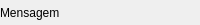
     <widget class="QFrame" name="bottomFrame">
      <property name="minimumSize">
       <size>
        <width>0</width>
        <height>25</height>
       </size>
      </property>
      <property name="maximumSize">
       <size>
        <width>16777215</width>
        <height>25</height>
       </size>
      </property>
      <property name="autoFillBackground">
       <bool>false</bool>
      </property>
      <property name="styleSheet">
       <string notr="true"/>
      </property>
      <property name="frameShape">
       <enum>QFrame::NoFrame</enum>
      </property>
      <property name="frameShadow">
       <enum>QFrame::Plain</enum>
      </property>
      <property name="lineWidth">
       <number>0</number>
      </property>
      <layout class="QHBoxLayout" name="horizontalLayout_6">
       <property name="spacing">
        <number>0</number>
       </property>
       <property name="leftMargin">
        <number>0</number>
       </property>
       <property name="topMargin">
        <number>0</number>
       </property>
       <property name="rightMargin">
        <number>0</number>
       </property>
       <property name="bottomMargin">
        <number>0</number>
       </property>
       <item>
        <widget class="QLabel" name="labelInfoMessage">
         <property name="text">
          <string>Mensagem</string>
         </property>
        </widget>
       </item>
       <item>
        <widget class="QLabel" name="labelSystemInManual_2">
         <property name="minimumSize">
          <size>
           <width>23</width>
           <height>23</height>
          </size>
         </property>
         <property name="maximumSize">
          <size>
           <width>23</width>
           <height>23</height>
          </size>
         </property>
         <property name="text">
          <string/>
         </property>
         <property name="pixmap">
          <pixmap resource="rsc.qrc">:/imagens/icons/hand_selected.png</pixmap>
         </property>
         <property name="scaledContents">
          <bool>true</bool>
         </property>
        </widget>
       </item>
       <item>
        <widget class="QLabel" name="labelSystemInAuto_2">
         <property name="minimumSize">
          <size>
           <width>23</width>
           <height>23</height>
          </size>
         </property>
         <property name="maximumSize">
          <size>
           <width>23</width>
           <height>23</height>
          </size>
         </property>
         <property name="text">
          <string/>
         </property>
         <property name="pixmap">
          <pixmap resource="rsc.qrc">:/imagens/icons/arrow-automaticpng.png</pixmap>
         </property>
         <property name="scaledContents">
          <bool>true</bool>
         </property>
        </widget>
       </item>
      </layout>
     </widget>
